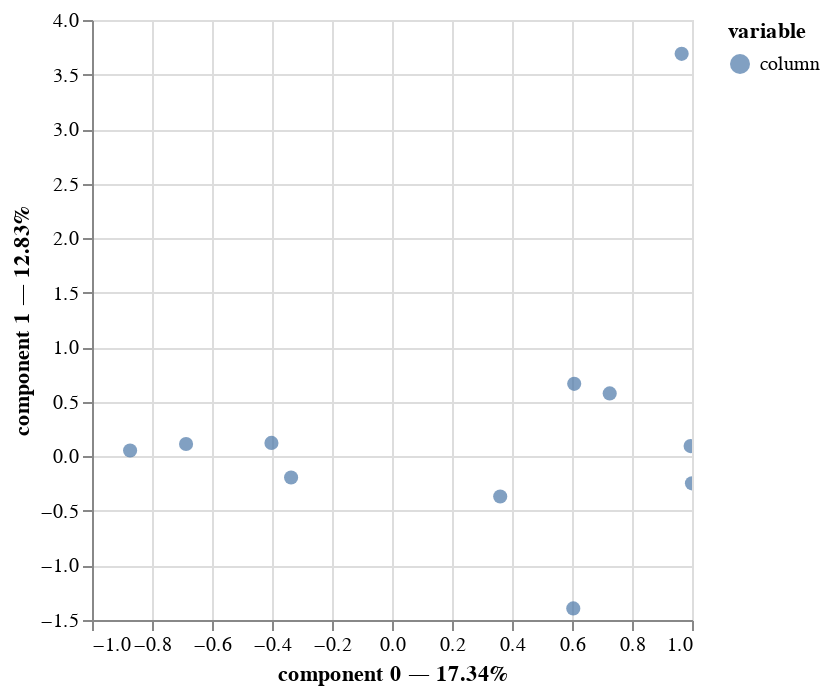

Notebook code cell kept with this figure:
### Code cell
mca.plot(
    df_categorical,
    x_component=0, y_component=1,
    show_column_markers=True,
    show_row_markers=False,
    show_column_labels=False,
    show_row_labels=False
)

### Figure 1 — Vega-Lite specification as saved in the notebook (floating-point values rounded to 4 significant figures)
{"config": {"view": {"continuousWidth": 300, "continuousHeight": 300}}, "layer": [{"mark": {"type": "circle", "size": 50}, "encoding": {"color": {"field": "variable", "type": "nominal"}, "tooltip": [{"field": "variable", "type": "nominal"}, {"field": "value", "type": "nominal"}, {"field": "component 0", "type": "quantitative"}, {"field": "component 1", "type": "quantitative"}], "x": {"axis": {"title": "component 0 — 17.34%"}, "field": "component 0", "scale": {"zero": false}, "type": "quantitative"}, "y": {"axis": {"title": "component 1 — 12.83%"}, "field": "component 1", "scale": {"zero": false}, "type": "quantitative"}}, "name": "view_2"}], "data": {"name": "data-f27f185f706973192971aee873fbd183"}, "params": [{"name": "param_2", "select": {"type": "interval", "encodings": ["x", "y"]}, "bind": "scales", "views": ["view_2"]}], "$schema": "https://vega.github.io/schema/vega-lite/v5.20.1.json", "datasets": {"data-f27f185f706973192971aee873fbd183": [{"component 0": 0.9999, "component 1": -0.2471, "variable": "column", "value": "cloud_cover__clear", "label": "cloud_cover__clear"}, {"component 0": 0.9655, "component 1": 3.69, "variable": "column", "value": "cloud_cover__cloudy", "label": "cloud_cover__cloudy"}, {"component 0": -0.6865, "component 1": 0.1133, "variable": "column", "value": "cloud_cover__overcast", "label": "cloud_cover__overcast"}, {"component 0": 0.3607, "component 1": -0.368, "variable": "column", "value": "cloud_cover__partly cloudy", "label": "cloud_cover__partly cloudy"}, {"component 0": 0.7257, "component 1": 0.577, "variable": "column", "value": "season__Autumn", "label": "season__Autumn"}, {"component 0": 0.6073, "component 1": 0.6651, "variable": "column", "value": "season__Spring", "label": "season__Spring"}, {"component 0": 0.6042, "component 1": -1.394, "variable": "column", "value": "season__Summer", "label": "season__Summer"}, {"component 0": -0.8731, "component 1": 0.05392, "variable": "column", "value": "season__Winter", "label": "season__Winter"}, {"component 0": 0.9954, "component 1": 0.09422, "variable": "column", "value": "location__coastal", "label": "location__coastal"}, {"component 0": -0.4019, "component 1": 0.1235, "variable": "column", "value": "location__inland", "label": "location__inland"}, {"component 0": -0.3364, "component 1": -0.1935, "variable": "column", "value": "location__mountain", "label": "location__mountain"}]}}
